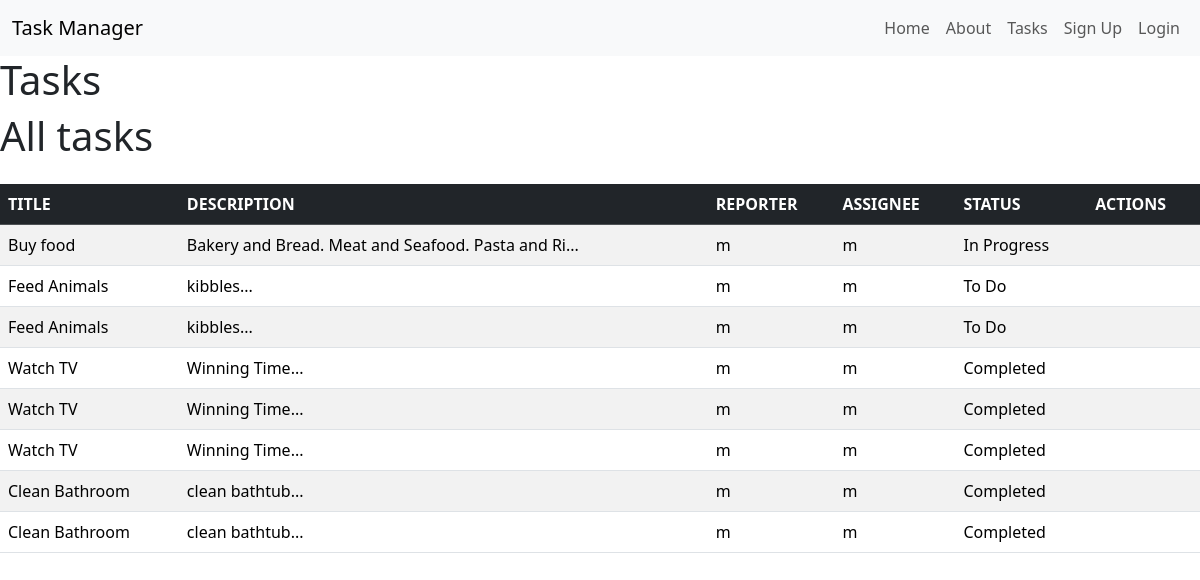
The app's page /tasks/tasks-list/ with its own data.
### tasks/models.py (models this page shows, shortened)
class Task(models.Model):
    summary = models.CharField(max_length=128)
    description = models.TextField()
    reporter = models.ForeignKey(get_user_model(), on_delete=models.CASCADE)
    assignee = models.ForeignKey(
            get_user_model(),
            on_delete=models.CASCADE,
            related_name="assignee"
    )
    class Status(models.IntegerChoices):
        TODO = 0,("To Do")
        INPROGRESS = 1, ("In Progress")
        COMPLETED = 2, ("Completed")
    status = models.IntegerField(default=Status.TODO, choices=Status.choices)

### tasks/views.py (the view)
# urls.py: path("tasks-list/", views.TasksListView.as_view(), name="tasks-list"),
class TasksListView(ListView):
    template_name = "tasks/tasks_list.html"
    model = Task

### templates/tasks/tasks_list.html (shortened to what this page needs)
{% extends 'base.html' %}
{% block content %}
<h1> Tasks </h1>
<h1>
    {% if label %}
        {{ label }}
    {% else %}
        All tasks
    {% endif %}
</h1>
<table class="table table-striped table-hover my-4">
    <thead class="table-dark">
        <tr>
            <th>TITLE</th>
            <th>DESCRIPTION</th>
            <th>REPORTER</th>
            <th>ASSIGNEE</th>
            <th>STATUS</th>
            <th>ACTIONS</th>
        </tr>
    </thead>
    {% if task_list %}
        <tbody>
            {% for task in task_list %}
            <tr>
                <td>{{ task.summary }}</td>
                <td>{{ task.description|slice:":50" }}...</td>
                <td>{{ task.reporter.username }}</td>
                <td>{{ task.assignee.username }}</td>
                <td>{{ task.get_status_display }}</td>
                <td>
                </td>
            </tr>
            {% endfor %}
        </tbody>
    {% else %}
        <h5 class="text-center">There are no tasks at the moment</h5>
    {% endif %}
</table>
{% endblock content %}

### templates/base.html (shortened to what this page needs)
{% load static%}
<!DOCTYPE html>
<html lang="en">
<head>
    <link href="https://cdn.jsdelivr.net/npm/bootstrap@5.3.1/dist/css/bootstrap.min.css"
    rel="stylesheet"
>
    <link rel="stylesheet" href="{% static 'css/style.css' %}">
</head>
<body>
    <nav class="navbar navbar-expand-lg navbar-light bg-light">
        <div class="container-fluid">
            <a class="navbar-brand" href="{% url 'home' %}">Task Manager</a>
            <div class="navbar-light" id="navbarNav">
                <ul class="navbar-nav">
                        <a class="nav-link" href="{% url 'home' %}">Home</a>
                        <a class="nav-link" href="{% url 'about' %}">About</a>
                        <a class="nav-link" href="{% url 'tasks-list' %}" >Tasks</a>
                        {% if user.is_authenticated %}
                        <a class="nav-link" href="{% url 'create' %}" >New Tasks</a>
                        <a class="nav-link" href="{% url 'inprogress' %}" >In Progress</a>
                        <a class="nav-link" href="{% url 'completed' %}" >Completed</a>
                        <a class="nav-link" href="{% url 'todo' %}" >To Do</a>
                        <a class="nav-link" href="{% url 'password_change' %}" >Change Password</a>
                        <a class="nav-link" href="{% url 'logout' %}" >Log Out</a>
                        {% else %}
                        <a class="nav-link" href="{% url 'signup' %}" >Sign Up</a>
                        <a class="nav-link" href="{% url 'login' %}" >Login</a>
                        {% endif %}
                </ul>
            </div>
        </div>
    </nav>
    {% block content%}{% endblock content%}
</body>
</html>

### records on screen
Task: summary "Buy food", description "Bakery and Bread. Meat and Seafood. Pasta and Ri", reporter.username "m", assignee.username "m", status "In Progress"
Task: summary "Feed Animals", description "kibbles", reporter.username "m", assignee.username "m", status "To Do"
Task: summary "Feed Animals", description "kibbles", reporter.username "m", assignee.username "m", status "To Do"
Task: summary "Watch TV", description "Winning Time", reporter.username "m", assignee.username "m", status "Completed"
Task: summary "Watch TV", description "Winning Time", reporter.username "m", assignee.username "m", status "Completed"
Task: summary "Watch TV", description "Winning Time", reporter.username "m", assignee.username "m", status "Completed"
Task: summary "Clean Bathroom", description "clean bathtub", reporter.username "m", assignee.username "m", status "Completed"
Task: summary "Clean Bathroom", description "clean bathtub", reporter.username "m", assignee.username "m", status "Completed"
